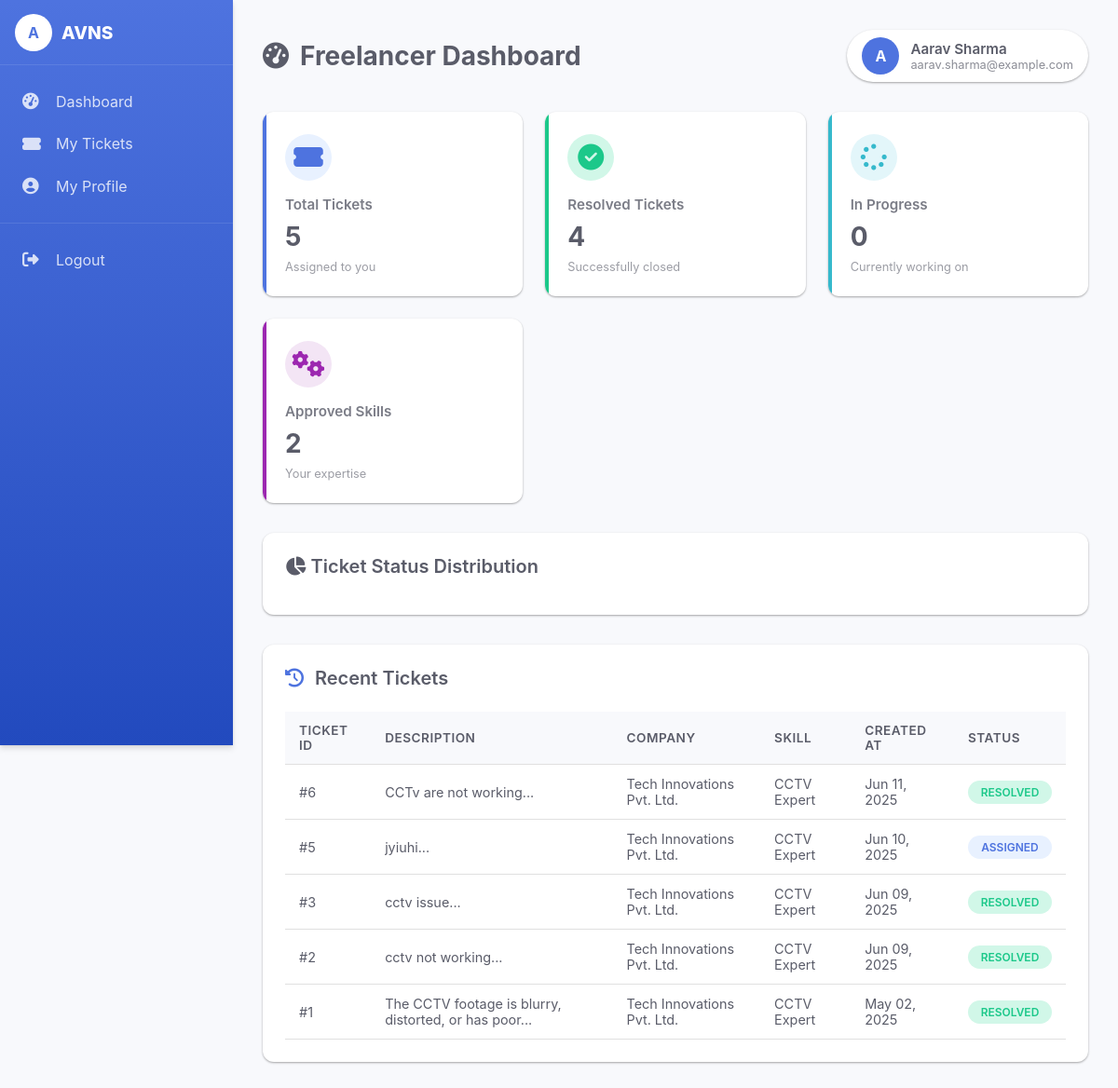
Screenshot of /Freelancer/dashboard.php (signed in) with the database file from the repository.
### tables this page shows
CREATE TABLE `freelancer` (
  `id` int(11) NOT NULL,
  `name` varchar(255) NOT NULL,
  `email` varchar(255) NOT NULL,
  `password` varchar(255) NOT NULL,
  `experience` int(11) NOT NULL,
  `created_at` timestamp NOT NULL DEFAULT current_timestamp(),
  `reset_token` varchar(255) DEFAULT NULL,
  `reset_token_expiry` datetime DEFAULT NULL,
  `image` varchar(255) DEFAULT NULL,
  `updated_at` datetime DEFAULT NULL,
  `is_approved` tinyint(1) DEFAULT 0
);

CREATE TABLE `ticket` (
  `id` int(11) NOT NULL,
  `customerId` int(11) NOT NULL,
  `freelancerId` int(11) DEFAULT NULL,
  `status` enum('PENDING','ASSIGNED','IN_PROGRESS','RESOLVED','REJECTED','CLOSED') NOT NULL,
  `description` text NOT NULL,
  `createdAt` datetime DEFAULT current_timestamp(),
  `updatedAt` datetime DEFAULT NULL ON UPDATE current_timestamp(),
  `skill_id` int(11) NOT NULL,
  `priority` varchar(20) NOT NULL,
  `remark` varchar(1000) DEFAULT NULL
);

CREATE TABLE `customerdistributor` (
  `id` int(11) NOT NULL,
  `companyName` varchar(255) NOT NULL,
  `mailId` varchar(255) NOT NULL,
  `gstType` enum('REGISTERED','UNREGISTERED') NOT NULL,
  `gstNo` varchar(50) DEFAULT NULL,
  `size` enum('SMALL','MEDIUM','LARGE') NOT NULL,
  `address` varchar(255) NOT NULL,
  `itAdmin` varchar(255) NOT NULL,
  `purchase` varchar(255) NOT NULL,
  `ownerName` varchar(255) NOT NULL,
  `mobileNo` varchar(20) NOT NULL,
  `image` varchar(255) DEFAULT NULL,
  `createdAt` datetime DEFAULT current_timestamp(),
  `updatedAt` datetime DEFAULT NULL ON UPDATE current_timestamp(),
  `password` varchar(255) NOT NULL,
  `sectorId` int(11) NOT NULL,
  `otp` varchar(6) DEFAULT NULL,
  `otp_expiry` datetime DEFAULT NULL,
  `reset_token` varchar(255) DEFAULT NULL,
  `reset_token_expiry` datetime DEFAULT NULL
);

CREATE TABLE `skills` (
  `id` int(11) NOT NULL,
  `skill_name` varchar(100) NOT NULL
);

### Freelancer/dashboard.php (the view, shortened to what this page needs)
<?php
include('Config.php');
$freelancerId = $_SESSION['user_id'];
$freelancerQuery = "SELECT name, email, image FROM freelancer WHERE id = $freelancerId";
$freelancerResult = $conn->query($freelancerQuery);
$freelancerData = $freelancerResult->fetch_assoc();
$query = "
    SELECT
        (SELECT COUNT(*) FROM ticket WHERE freelancerId = $freelancerId) AS totalTickets,
        (SELECT COUNT(*) FROM ticket WHERE freelancerId = $freelancerId AND status = 'RESOLVED') AS resolvedTickets,
        (SELECT COUNT(*) FROM ticket WHERE freelancerId = $freelancerId AND status = 'IN_PROGRESS') AS inProgressTickets,
        (SELECT COUNT(*) FROM freelancer_skills WHERE freelancer_id = $freelancerId AND is_approved = 1) AS approvedSkills,
        (SELECT COUNT(*) FROM order_details WHERE customerId = $freelancerId) AS totalOrders,
        (SELECT COUNT(*) FROM customer_subscription WHERE user_id = $freelancerId AND isexpired = 0) AS activeSubscriptions
";
$result = $conn->query($query);
$totalTickets = $resolvedTickets = $inProgressTickets = $approvedSkills = $totalOrders = $activeSubscriptions = 0;
if ($result->num_rows > 0) {
    $data = $result->fetch_assoc();
    $totalTickets = $data['totalTickets'] ?? 0;
    $resolvedTickets = $data['resolvedTickets'] ?? 0;
    $inProgressTickets = $data['inProgressTickets'] ?? 0;
    $approvedSkills = $data['approvedSkills'] ?? 0;
}
$recentTicketsQuery = "
    SELECT t.id, t.description, t.status, t.createdAt, s.skill_name, cd.companyName
    FROM ticket t
    JOIN skills s ON t.skill_id = s.id
    JOIN customerdistributor cd ON t.customerId = cd.id
    WHERE t.freelancerId = $freelancerId
    ORDER BY t.createdAt DESC
    LIMIT 5
";
$recentTicketsResult = $conn->query($recentTicketsQuery);
?>
<!DOCTYPE html>
<html lang="en">
<head>
    <link rel="stylesheet" href="https://cdnjs.cloudflare.com/ajax/libs/font-awesome/6.4.0/css/all.min.css">
</head>
<body>
    <nav class="sidebar" id="sidebar">
        <div class="sidebar-header">
            <div class="logo-image">A</div>
            <span class="logo_name">AVNS</span>
        </div>
        <div class="menu-items">
            <ul class="nav-links">
                <li class="active">
                    <a href="dashboard.php">
                        <i class="fas fa-tachometer-alt"></i>
                        <span class="link-name">Dashboard</span>
                    </a>
                </li>
                <li>
                    <a href="ticket_listing.php">
                        <i class="fas fa-ticket-alt"></i>
                        <span class="link-name">My Tickets</span>
                    </a>
                </li>
                <li>
                    <a href="Profile.php">
                        <i class="fas fa-user-circle"></i>
                        <span class="link-name">My Profile</span>
                    </a>
                </li>
            <ul class="logout-mode">
                <li>
                    <a href="logout.php">
                        <i class="fas fa-sign-out-alt"></i>
                        <span class="link-name">Logout</span>
                    </a>
                </li>
            </ul>
        </div>
    </nav>
    <main class="main-content" id="mainContent">
        <div class="dashboard-header">
            <h1 class="page-title">
                <i class="fas fa-tachometer-alt"></i> Freelancer Dashboard
            </h1>
            <div class="user-profile">
                <div class="user-avatar">
                    <?php if (!empty($freelancerData['image'])): ?>
                        <img src="<?php echo $freelancerData['image']; ?>" alt="Profile Image">
                    <?php else: ?>
                        <?php echo strtoupper(substr($freelancerData['name'], 0, 1)); ?>
                    <?php endif; ?>
                </div>
                <div class="user-info">
                    <h4><?php echo htmlspecialchars($freelancerData['name']); ?></h4>
                    <p><?php echo htmlspecialchars($freelancerData['email']); ?></p>
                </div>
            </div>
        </div>
        <div class="cards-container">
            <div class="card card-tickets">
                <div class="card-icon">
                    <i class="fas fa-ticket-alt"></i>
                </div>
                <h3 class="card-title">Total Tickets</h3>
                <div class="card-value"><?php echo $totalTickets; ?></div>
                <div class="card-footer">Assigned to you</div>
            </div>
            <div class="card card-resolved">
                <div class="card-icon">
                    <i class="fas fa-check-circle"></i>
                </div>
                <h3 class="card-title">Resolved Tickets</h3>
                <div class="card-value"><?php echo $resolvedTickets; ?></div>
                <div class="card-footer">Successfully closed</div>
            </div>
            <div class="card card-in-progress">
                <div class="card-icon">
                    <i class="fas fa-spinner"></i>
                </div>
                <h3 class="card-title">In Progress</h3>
                <div class="card-value"><?php echo $inProgressTickets; ?></div>
                <div class="card-footer">Currently working on</div>
            </div>
            <div class="card card-skills">
                <div class="card-icon">
                    <i class="fas fa-cogs"></i>
                </div>
                <h3 class="card-title">Approved Skills</h3>
                <div class="card-value"><?php echo $approvedSkills; ?></div>
                <div class="card-footer">Your expertise</div>
            </div>
        </div>
        <div class="charts-container">
            <div class="chart-card">
                <div class="chart-header">
                    <h3 class="chart-title">
                        <i class="fas fa-chart-pie"></i> Ticket Status Distribution
                    </h3>
                </div>
            </div>
        </div>
        <div class="recent-tickets">
            <h3 class="section-title">
                <i class="fas fa-history"></i> Recent Tickets
            </h3>
            <table>
                <thead>
                    <tr>
                        <th>Ticket ID</th>
                        <th>Description</th>
                        <th>Company</th>
                        <th>Skill</th>
                        <th>Created At</th>
                        <th>Status</th>
                    </tr>
                </thead>
                <tbody>
                    <?php if ($recentTicketsResult->num_rows > 0): ?>
                        <?php while ($ticket = $recentTicketsResult->fetch_assoc()): ?>
                            <tr>
                                <td>#<?php echo $ticket['id']; ?></td>
                                <td><?php echo substr($ticket['description'], 0, 50) . '...'; ?></td>
                                <td><?php echo htmlspecialchars($ticket['companyName']); ?></td>
                                <td><?php echo htmlspecialchars($ticket['skill_name']); ?></td>
                                <td><?php echo date('M d, Y', strtotime($ticket['createdAt'])); ?></td>
                                <td>
                                    <span class="status-badge status-<?php echo strtolower(str_replace('_', '-', $ticket['status'])); ?>">
                                        <?php echo $ticket['status']; ?>
                                    </span>
                                </td>
                            </tr>
                        <?php endwhile; ?>
                    <?php else: ?>
                        <tr>
                            <td colspan="6" style="text-align: center;">No recent tickets found</td>
                        </tr>
                    <?php endif; ?>
                </tbody>
            </table>
        </div>
    </main>
</body>
</html>

### rows the page displays
freelancer: name "A", name "Aarav Sharma", email "aarav.sharma@example.com"
ticket: id "6", description "CCTv are not working", customerId.companyName "Tech Innovations Pvt. Ltd.", skill.skill_name "CCTV Expert", createdAt "Jun 11, 2025", status "RESOLVED"
ticket: id "5", description "jyiuhi", customerId.companyName "Tech Innovations Pvt. Ltd.", skill.skill_name "CCTV Expert", createdAt "Jun 10, 2025", status "ASSIGNED"
ticket: id "3", description "cctv issue", customerId.companyName "Tech Innovations Pvt. Ltd.", skill.skill_name "CCTV Expert", createdAt "Jun 09, 2025", status "RESOLVED"
ticket: id "2", description "cctv not working", customerId.companyName "Tech Innovations Pvt. Ltd.", skill.skill_name "CCTV Expert", createdAt "Jun 09, 2025", status "RESOLVED"
ticket: id "1", description "The CCTV footage is blurry, distorted, or has poor", customerId.companyName "Tech Innovations Pvt. Ltd.", skill.skill_name "CCTV Expert", createdAt "May 02, 2025", status "RESOLVED"

### other values shown
$totalTickets "5"
$resolvedTickets "4"
$inProgressTickets "0"
$approvedSkills "2"
